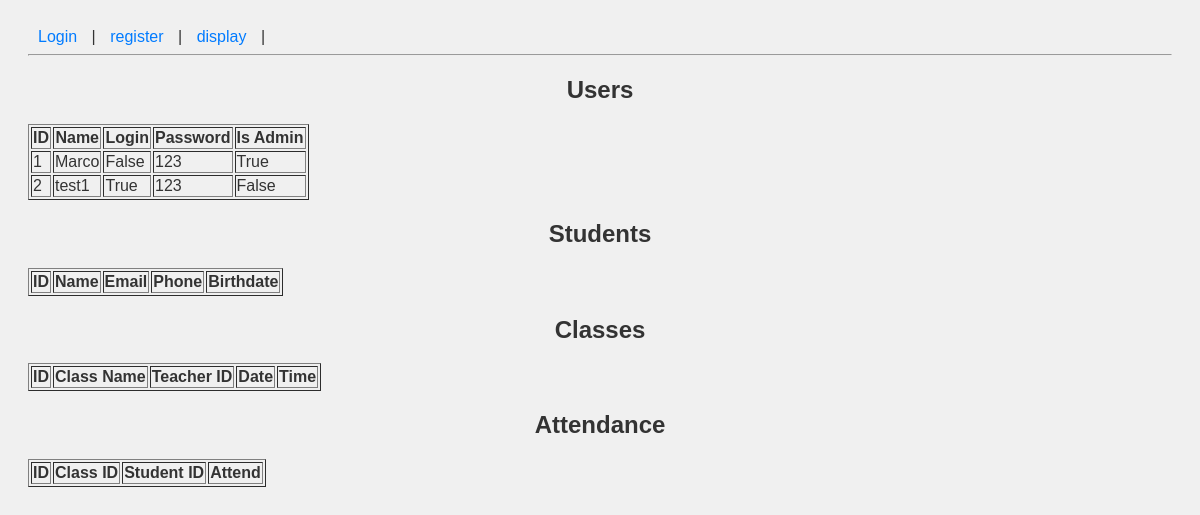
The app's page /display, older data.
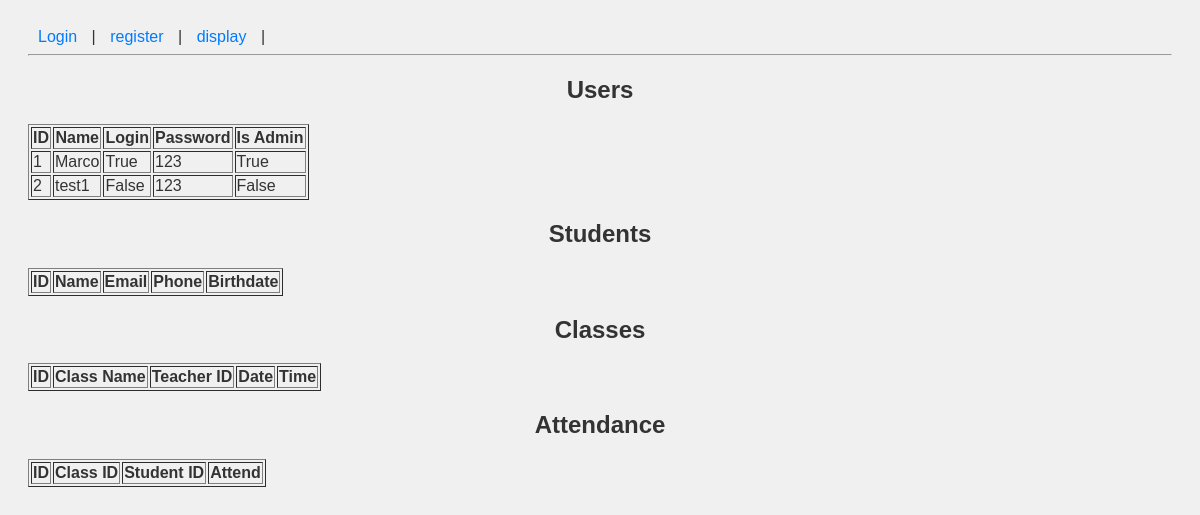
The same page, newer data.
### models.py (models this page shows)
class BaseModel(Model):
    class Meta:
        database = db

class User(BaseModel):
    id_user = AutoField()
    name = CharField()
    is_admin = BooleanField() # True if admin, False if teacher
    login = BooleanField(unique=False)
    password = CharField() # Store hashed passwords in production

### app.py (the view)
@app.route('/display')
def display():
    users = User.select()
    students = Student.select()
    classes = Class.select()
    attendances = Attendance.select()
    return render_template(
        'display.html',
        users=users,
        students=students,
        classes=classes,
        attendances=attendances
    )

### templates/display.html (shortened to what this page needs)
{% extends "base.html" %}
{% block content %}
<h2>Users</h2>
<table border="1">
    <tr>
        <th>ID</th>
        <th>Name</th>
        <th>Login</th>
        <th>Password</th>
        <th>Is Admin</th>
    </tr>
    {% for user in users %}
    <tr>
        <td>{{ user.id_user }}</td>
        <td>{{ user.name }}</td>
        <td>{{ user.login }}</td>
        <td>{{ user.password }}</td>
        <td>{{ user.is_admin }}</td>
    </tr>
    {% endfor %}
</table>
<h2>Students</h2>
<table border="1">
    <tr>
        <th>ID</th>
        <th>Name</th>
        <th>Email</th>
        <th>Phone</th>
        <th>Birthdate</th>
    </tr>
</table>
<h2>Classes</h2>
<table border="1">
    <tr>
        <th>ID</th>
        <th>Class Name</th>
        <th>Teacher ID</th>
        <th>Date</th>
        <th>Time</th>
    </tr>
</table>
<h2>Attendance</h2>
<table border="1">
    <tr>
        <th>ID</th>
        <th>Class ID</th>
        <th>Student ID</th>
        <th>Attend</th>
    </tr>
</table>
{% endblock %}

### templates/base.html (shortened to what this page needs)
<!DOCTYPE html>
<html lang="en">
<head>
    <link rel="stylesheet" href="{{ url_for('static', filename='style.css')
}}">
</head>
<body>
    <nav>
        <a href="/">Login</a> |
        <a href="/register">register</a> |
        <a href="/display">display</a> |
    </nav>
    <hr>
    {% block content %}{% endblock %}
</body>
</html>

### static/style.css (style rules this page uses)
body { font-family: Arial, sans-serif; background-color: #f0f0f0; color: #333; padding: 20px; }
h2 { text-align: center; }
nav a { margin: 0 10px; text-decoration: none; color: #007BFF; }

Row changes from the older to the newer data that the page shows:
changed User "Marco": login "False" → "True"
changed User "test1": login "True" → "False"
